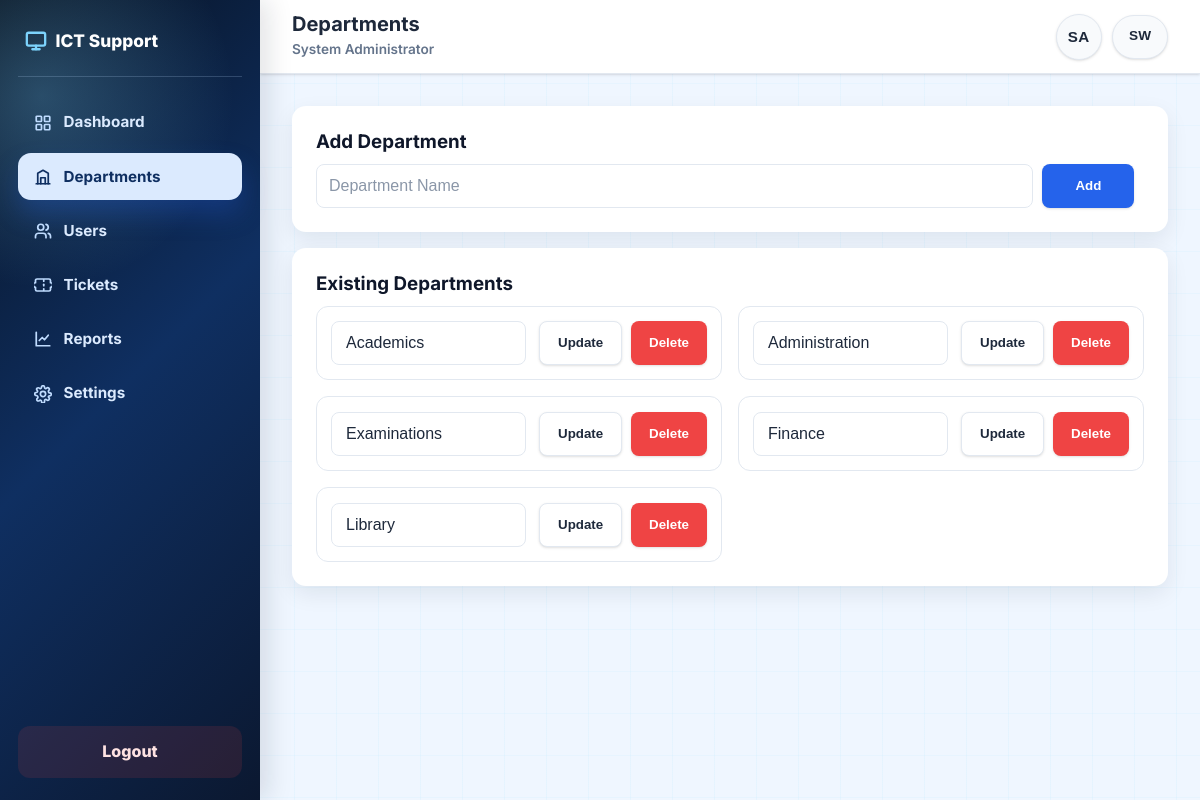
The app's page /admin/departments.php (signed in) with its own data.
### tables this page shows
CREATE TABLE IF NOT EXISTS departments (
    id INT AUTO_INCREMENT PRIMARY KEY,
    name VARCHAR(120) NOT NULL UNIQUE,
    created_at TIMESTAMP DEFAULT CURRENT_TIMESTAMP
);

### config/db.php (called while the page is built, shortened)
<?php
function db(): mysqli
{
    static $conn = null;
    if ($conn instanceof mysqli) {
        return $conn;
    }
    $host = '127.0.0.1';
    $user = 'root';
    $password = '';
    $database = 'ict_support_system';
    $port = 3306;
    $conn = new mysqli($host, $user, $password, $database, $port);
    $conn->set_charset('utf8mb4');
    return $conn;
}

### includes/helpers.php (called while the page is built, shortened)
<?php
require_once __DIR__ . '/../config/db.php';
function e(string $value): string
{
    return htmlspecialchars($value, ENT_QUOTES, 'UTF-8');
}
function getDepartments(): array
{
    $res = db()->query('SELECT id, name FROM departments ORDER BY name ASC');
    return $res ? $res->fetch_all(MYSQLI_ASSOC) : [];
}

### admin/departments.php (the view, shortened to what this page needs)
<?php
require_once __DIR__ . '/../includes/helpers.php';
$departments = getDepartments();
require_once __DIR__ . '/../includes/header.php';
require_once __DIR__ . '/_nav.php';
?>
<section class="panel-card">
    <h3 data-i18n="admin_add_department">Add Department</h3>
    <form method="POST" class="inline-form">
        <input type="text" name="name" required placeholder="Department Name" data-i18n-placeholder="admin_department_name_placeholder">
        <button class="btn btn-primary" type="submit" data-i18n="common_add">Add</button>
    </form>
</section>
<section class="panel-card">
    <h3 data-i18n="admin_existing_departments">Existing Departments</h3>
    <div class="departments-grid">
        <?php foreach ($departments as $dept): ?>
            <div class="dept-card">
                <form method="POST" class="table-edit-form" id="department-form-<?= (int) $dept['id'] ?>">
                    <input type="text" name="name" value="<?= e($dept['name']) ?>" required>
                </form>
                <div class="dept-actions">
                    <button class="btn btn-secondary" type="submit" form="department-form-<?= (int) $dept['id'] ?>" data-i18n="common_update">Update</button>
                    <form method="POST" class="inline-delete-form" id="delete-form-<?= (int) $dept['id'] ?>">
                        <button class="btn btn-danger js-delete-dept" type="button" data-form-id="delete-form-<?= (int) $dept['id'] ?>" data-dept-name="<?= e($dept['name']) ?>" data-i18n="common_delete">Delete</button>
                    </form>
                </div>
            </div>
        <?php endforeach; ?>
    </div>
</section>
</section>
</div>
<?php require_once __DIR__ . '/../includes/footer.php'; ?>

### assets/css/style.css (style rules this page uses)
:root { --primary: #0f172a; --accent: #2563eb; --accent-hover: #1d4ed8; --bg: #f8fafc; --surface: #ffffff; --text-main: #1e293b; --text-muted: #64748b; --border: #e2e8f0; --danger: #ef4444; --success: #22c55e; --radius-sm: 8px; --radius-md: 12px; --radius-lg: 20px; --shadow-sm: 0 1px 3px 0 rgb(0 0 0 / 0.1), 0 1px 2px -1px rgb(0 0 0 / 0.1); --shadow-md: 0 4px 6px -1px rgb(0 0 0 / 0.1), 0 2px 4px -2px rgb(0 0 0 / 0.1); --shadow-lg: 0 10px 15px -3px rgb(0 0 0 / 0.1), 0 4px 6px -4px rgb(0 0 0 / 0.1); --transition: all 0.3s cubic-bezier(0.4, 0, 0.2, 1); }
* { box-sizing: border-box; margin: 0; padding: 0; }
html { scroll-behavior: smooth; }
body { font-family: 'Inter', system-ui, -apple-system, sans-serif; color: var(--text-main); background-color: var(--bg); line-height: 1.6; min-height: 100vh; display: flex; flex-direction: column; text-rendering: optimizeLegibility; -webkit-font-smoothing: antialiased; }
.panel-card { background: var(--surface); padding: 1.5rem; border-radius: var(--radius-md); border: 1px solid var(--border); transition: var(--transition); box-shadow: var(--shadow-sm); position: relative; overflow: hidden; isolation: isolate; }
.panel-card::before { content: ''; position: absolute; inset: 0; background: linear-gradient(120deg, transparent, rgba(37, 99, 235, 0.08), transparent); transform: translateX(-120%); transition: transform 0.8s cubic-bezier(0.4, 0, 0.2, 1); z-index: -1; }
.panel-card h3 { margin-bottom: 0.65rem; color: var(--primary); line-height: 1.25; }
.admin-app-page { background: #eff6ff; }
.departments-grid { display: grid; grid-template-columns: repeat(auto-fill, minmax(340px, 1fr)); gap: 1rem; margin-top: 0.6rem; }
.dept-card { display: flex; align-items: center; gap: 0.85rem; padding: 0.9rem; background: var(--surface); border: 1px solid var(--border); border-radius: 12px; }
.dept-card input[type="text"] { flex: 1 1 auto; min-width: 0; padding: 0.6rem 0.85rem; }
.dept-actions { display: flex; gap: 0.6rem; align-items: center; }
.inline-delete-form { margin: 0; }
.admin-content .stat, .admin-content .panel-card { border: 0; border-radius: 14px; box-shadow: 0 8px 22px rgba(15, 23, 42, 0.08); }
.admin-content .inline-form { display: grid; grid-template-columns: minmax(0, 1fr) auto auto; gap: 0.6rem; align-items: center; }
.admin-content .inline-form input, .admin-content .inline-form select { min-width: 0; }
.admin-content .inline-form .btn { min-width: 92px; white-space: nowrap; }
.admin-content .panel-card + .panel-card { margin-top: 1rem; }
.table-edit-form input { min-width: min(420px, 100%); }
input, textarea, select { padding: 0.52rem 0.75rem; border: 1px solid var(--border); border-radius: var(--radius-sm); font-size: 1rem; transition: var(--transition); width: 100%; color: var(--text-main); background-color: var(--surface); min-height: 44px; }
input::placeholder, textarea::placeholder { color: var(--text-muted); opacity: 0.75; }
.btn { padding: 0.62rem 1.1rem; border-radius: var(--radius-sm); font-weight: 700; text-decoration: none; cursor: pointer; border: none; transition: var(--transition); text-align: center; display: inline-flex; align-items: center; justify-content: center; line-height: 1.2; min-height: 44px; position: relative; overflow: hidden; box-shadow: var(--shadow-sm); isolation: isolate; }
.btn::before { content: ''; position: absolute; inset: 0; background: linear-gradient(110deg, transparent 0%, rgba(255, 255, 255, 0.28) 45%, transparent 62%); transform: translateX(-120%); transition: transform 0.7s cubic-bezier(0.4, 0, 0.2, 1); z-index: -1; }
.btn-primary { background-color: var(--accent); color: white; }
.btn-secondary { background-color: var(--surface); color: var(--text-main); border: 1px solid var(--border); }
.btn-danger { background-color: var(--danger); color: white; }

### records on screen
departments: name "Academics"
departments: name "Administration"
departments: name "Examinations"
departments: name "Finance"
departments: name "Library"

### other values on screen
$module['label'] "Dashboard"
$module['label'] "Departments"
$module['label'] "Users"
$module['label'] "Tickets"
$module['label'] "Reports"
$module['label'] "Settings"
$adminTitle "Departments"
$adminUser['full_name'] "System Administrator"
$avatarInitials "SA"
